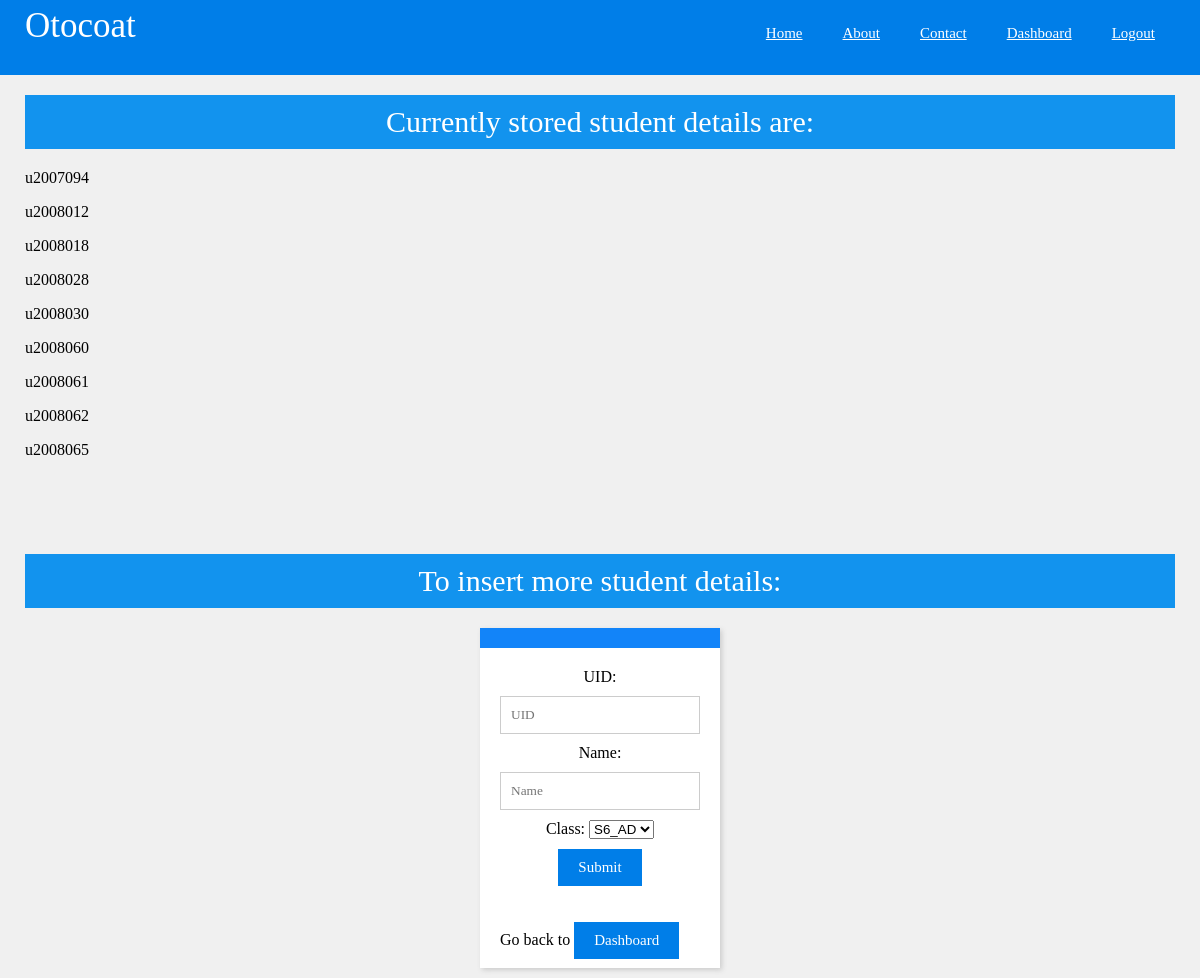
The page /student (signed in) on the database its author committed.
### models/students.py (models this page shows)
class Students(db.Model):
	uid = db.Column(db.String, primary_key = True)
	name = db.Column(db.String)
	theclass = db.Column(db.String, db.ForeignKey('classes.theclass'))
	assign_1 = db.relationship('Assignment_1', lazy = True)
	assign_2 = db.relationship('Assignment_2', lazy = True)
	endsem = db.relationship("Endsem", lazy = True)
	intern_1 = db.relationship("Internals_1", lazy = True)
	intern_2 = db.relationship("Internals_2", lazy = True)

### routes/student.py (the view, shortened to what this page needs)
@students.route("/student", methods = ["GET", "POST"])
@login_required
def student():
	if request.method == "GET":
		alist = db.session.execute(db.select(Students.uid)).all()
		blist = []
		for i in alist:
			blist.append(i[0])
		clist = db.session.execute(db.select(Classes.theclass)).all()
		dlist = []
		for i in clist:
			dlist.append(i[0])
		return render_template("student.html", thelist = blist, alist = dlist)

### main.py (called while the page is built)
@lm.user_loader
def user_loader(email):
	theusers = db.session.execute(db.select(Users.email)).all()
	users = []
	for i in theusers:
		users.append(i[0])
	if email not in users:
		return
	user = Auser()
	user.id = email
	return user

### templates/student.html (shortened to what this page needs)
<html>
	<head>
		<link rel = "stylesheet" type = "text/css" href = "/static/css/style.css">
	</head>
	<body>
		<div class=nav>
			<div class=margin>
				<h1>Otocoat</h1>
				<div class=link>
					<a href="/index" class=nl>Home</a>
					<a href="/about" class=nl>About</a>
					<a href="/contact" class=nl>Contact</a>
					<a href = "/adash" class = nl>Dashboard</a>
					<a href = "/logout" class = nl>Logout</a>
				</div>
			</div>
		</div>
		<div class=margin>
			<h5>Currently stored student details are:</h5>
			{% for i in thelist %}
			<p>{{i}}</p>
			{% endfor %}
			<h5>To insert more student details:</h5>
			<center>
				<div class=j>
					<h3></h3>
			<form method = "post" autocomplete="off">
				<div class = "TextBoxdiv">
					<label for = "uid">UID: </label>
					<input type = "text" name = "uid" placeholder = "UID" id = "uid">
				</div>
				<div class = "TextBoxdiv">
					<label for = "name">Name: </label>
					<input type = "text" name = "name" placeholder = "Name" id = "name">
				</div>
				<div class = "TextBoxdiv">
					<label for = "classes">Class: </label>
					<select id = "classes" name = "classy">
						{% for i in alist %}
						<option value = "{{i}}">{{i}}</option>
						{% endfor %}
					</select>
				</div>
				<button>Submit</button>
			</form>
			<p>Go back to <a href = "/dash"><button>Dashboard</button></a></p>
	</body>
</html>

### static/css/style.css (style rules this page uses)
body { margin:0; font-family:"comic sans ms"; background:#f0f0f0; }
.nav { width:100%; z-index:100; position:fixed; background:#007ee8; top:0; height:75; }
.margin { width:1150; margin:auto; }
h1,h2,h3,h4,h5,h6 { font:lighter 25px "comic sans ms"; color:white; padding:0; margin:0; }
h1 { font-size:35; float:left; padding:6 0 0; }
.link { float:right; }
.nl { float:left; color:white; padding:25 20; }
a,img,button { transition:0.5s all ease; color:white; font-size:15; font-family:"comic sans ms"; }
button { background:#007ee8; border:none; padding:10 20 ; margin:10 0; }
h3 { background:#1284f9; padding:10 20; margin:-20 -20 20; }
p { text-align:justify; }
input,textarea { width:100%; padding:10; border:1px solid #ccc; margin:10 0; font-family:"Andika Basic"; }
h5 { background:#1293ee; padding:10 20; margin:95 0 20; font-size:30; text-align:center; }
.j { width:200; height:300; background:white; box-shadow:2px 2px 5px #ccc; padding:20; margin:20 10 10; float:center; }

### rows shown on the page
Students: uid "u2007094"
Students: uid "u2008012"
Students: uid "u2008018"
Students: uid "u2008028"
Students: uid "u2008030"
Students: uid "u2008060"
Students: uid "u2008061"
Students: uid "u2008062"
Students: uid "u2008065"

### other values the page prints
form field classy "S6_AD"
